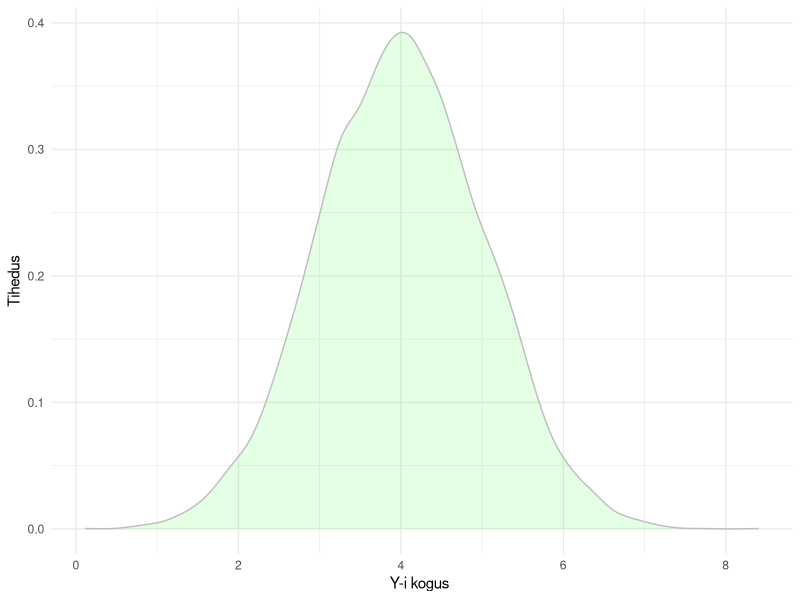
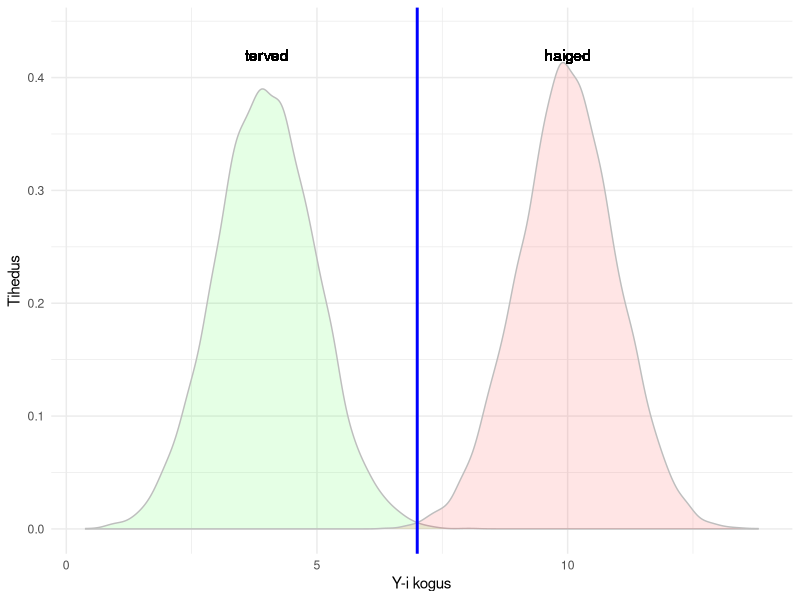
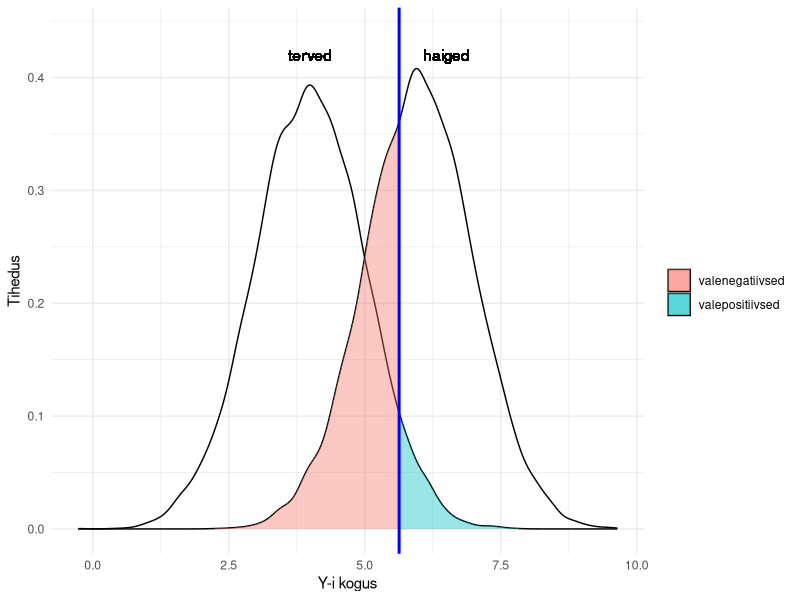
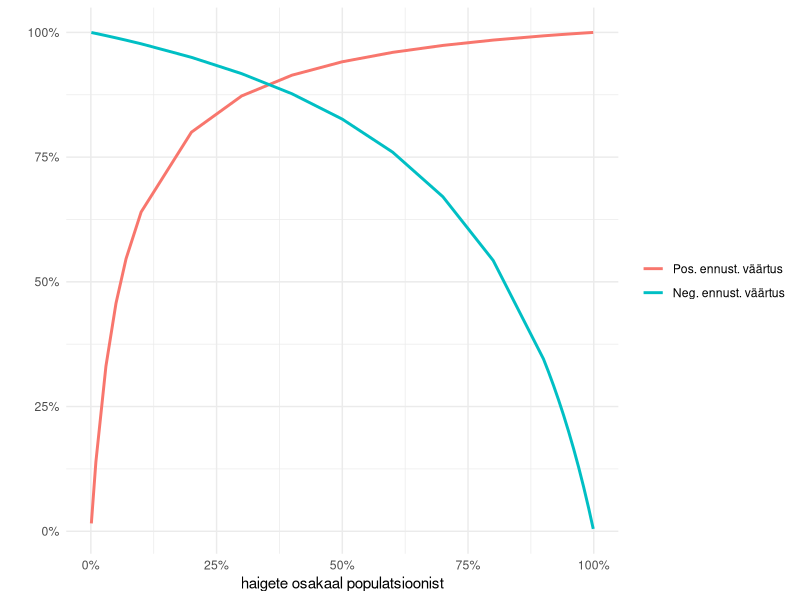
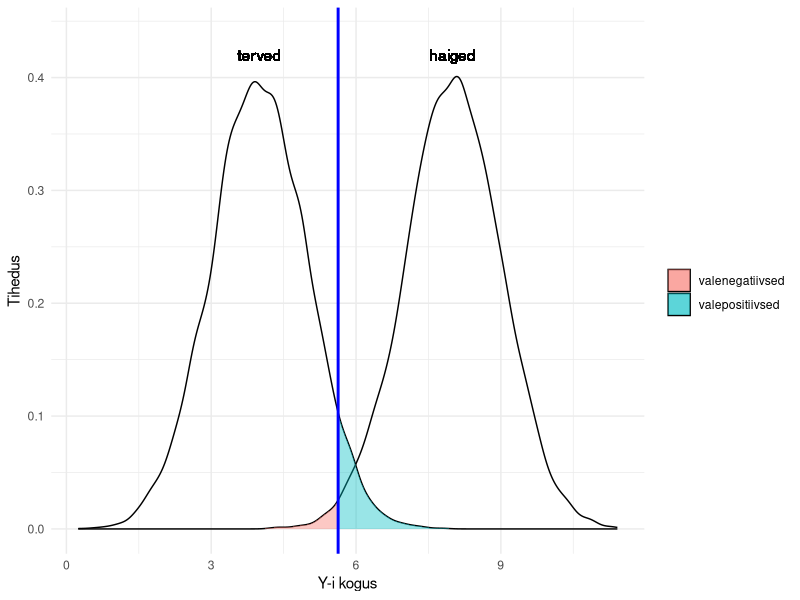
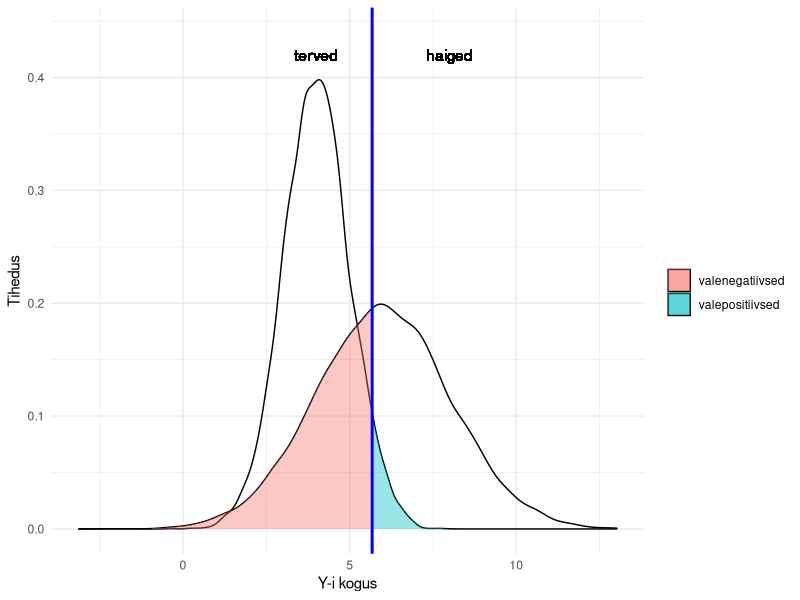
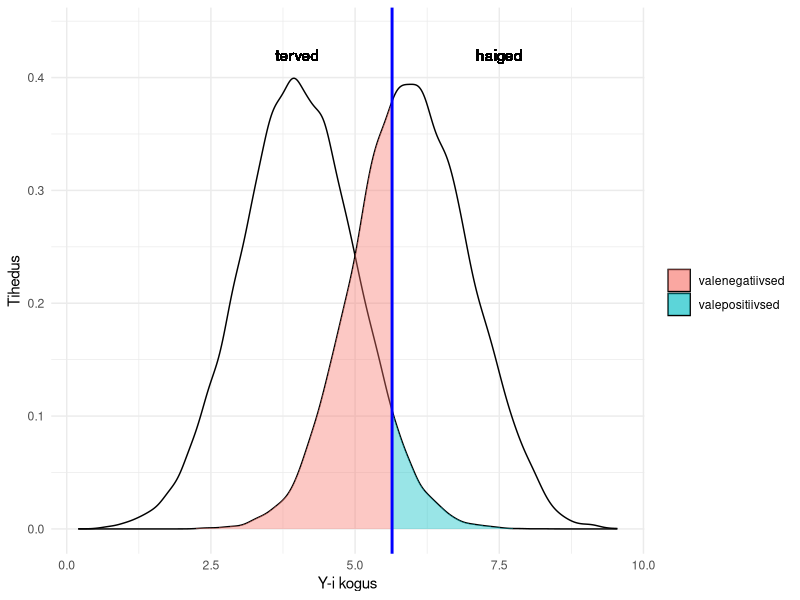
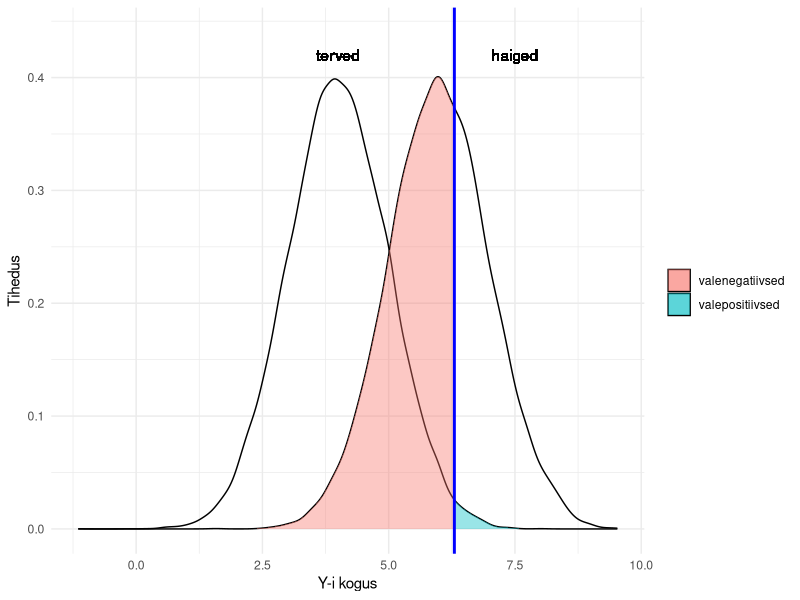

Here is the R script that generated these plots, in order:
## ---- chunk 1
values=data.frame(rnorm(n=10000, mean=4, sd=1))
names(values)="values"
library(ggplot2)
ggplot(values, aes(x=values))+
    geom_density(colour="grey", fill="green", alpha=0.1)+
    xlab("Y-i kogus ")+
    ylab("Tihedus")+
    theme_minimal()

## ---- chunk 2
#funktsioon andmete simuleerimiseks
andmetabel =function(mean1=4, mean2=6, sd1=1, sd2=1, nr1=10000, nr2=10000) {
    library(dplyr)
    #esimene grupp ehk terved
    terved=rnorm(n=nr1, mean=mean1, sd=sd1) %>% 
        data.frame %>%
        mutate(name="terved")
        
    #teine grupp ehk haiged
    haiged=rnorm(n=nr2, mean=mean2, sd=sd2) %>% 
        data.frame %>% 
        mutate(name="haiged")
    #paneme ühte tabelisse kokku
    library(data.table)
    data=rbind(terved, haiged)%>%
        data.table
    
    names(data)[1]=c("value")
    data
}
#simuleerime andmed
andmed=andmetabel(mean2=10)
#paneme need graafikule
ggplot(subset(andmed,name=="terved") , aes(x=value))+
    geom_density(colour="grey",fill="green", alpha=0.1)+
    geom_density(data=subset(andmed,name=="haiged"), aes(x=value), 
                  colour="grey", fill="red", alpha=0.1)+
    theme_minimal()+
    xlab("Y-i kogus")+
    ylab("Tihedus")+
    coord_cartesian(ylim=c(0, 0.44))+
    geom_text(data = NULL, x = 4, y = 0.42, label = "terved")+
    geom_text(data = NULL, x = 10, y = 0.42, label = "haiged")+
    geom_vline(xintercept=7, colour="blue", size=1)

## ---- chunk 3
#funktsioon graafiku tegemiseks
graafik=function(data=data, qt=0.95) {
    
    gg <- data[,list(x=density(value)$x, y=density(value)$y),by="name"]
    #piir, kus kohast tervete seas jääb qt% vaatlustest vasakule
    #ehk test nätab, et on terved
    sub=subset(data, name=="terved", select= c(value))
    piir=quantile(sub$value, c(qt)) 
    library(ggplot2)
    ggplot(data, aes(x=value))+
        geom_density(aes(group=name), alpha=0.4)+
        geom_ribbon(data=subset(gg,name=="haiged" & x<=piir),
                    aes(x=x,ymax=y, fill="valenegatiivsed"),ymin=0, alpha=0.4)+
        geom_ribbon(data=subset(gg,name=="terved" & x>=piir),
                    aes(x=x,ymax=y, fill="valepositiivsed"),ymin=0, alpha=0.4)+
        geom_vline(xintercept=piir, colour="blue", size=1)+
        scale_fill_discrete(name="")+
        xlab("Y-i kogus")+
        ylab("Tihedus")+
        theme_minimal()
}

graafik(andmetabel())+
    coord_cartesian(ylim=c(0, 0.44))+
    geom_text(data = NULL, x = 4, y = 0.42, label = "terved")+
    geom_text(data = NULL, x = 6.5, y = 0.42, label = "haiged")
    
## ---- chunk 4
tabel=function(data=data, qt=0.95) {
    sub2=subset(data, name=="terved", select= c(value))
    piir=quantile(sub2$value, c(qt)) 
    #õiged positiivsed (kes on haiged ja test seda ka näitab)
    truepos=nrow(subset(data, name=="haiged" & value>piir))
    #valepositiivsed, need, kes on terved, kuid test näitab haigena
    falsepos=nrow(subset(data, name=="terved" & value>piir))
    #õiged negatiivsed (kes on terved ja ka test nii näitab)
    trueneg=nrow(subset(data, name=="terved" & value<=piir))
    #valengeatiivsed (need, kes on haiged, kuid test näitab tervena)
    falseneg=nrow(subset(data, name=="haiged" & value<=piir))
    Näitaja=c("sensitiivsus (statistiline jõud)", "spetsiifilisus", 
              "valepositiivsete määr (I tüüpi viga)", 
              "valenegatiivsete määr (II tüüpi viga)",
              "positiivne ennustatav väärtus", 
            "negatiivne ennustatav väärtus")
    Väärtus=c(round(truepos/(falseneg+truepos),3),
                round(trueneg/(trueneg+falsepos),3),
                1-round(trueneg/(trueneg+falsepos),3),
                1-round(truepos/(falseneg+truepos),3),
                round(truepos/(truepos+falsepos),3),
                round(trueneg/(trueneg+falseneg),3))
    data.frame(Näitaja, Väärtus)
}
#parema tabeli jaoks
library(knitr)
tabel1=tabel(andmetabel())
kable(tabel1, align="l")
sensitiivsus=tabel1[1,2]
spetsiifilisus=tabel1[2,2]
valeposit=tabel1[3,2]
valenegat=tabel1[4,2]
positpred=tabel1[5,2]
negatpred=tabel1[6,2]

## ---- chunk 5
population=20000
spec=spetsiifilisus
sens=sensitiivsus
ratio=0.5 #haigete osakaal

haige=c(round(population*ratio*sens, 0), round(population*ratio*(1-sens), 0))
terve=c(round(population*(1-ratio)*(1-spec), 0), round(population*(1-ratio)*spec, 0))
tulem=c("test positiivne", "test negatiivne")
test_summary=data.frame(tulem, haige, terve)
kable(test_summary, align="l")
oigepos=test_summary[1,2]
valeneg=test_summary[2,2]
valepos=test_summary[1,3]
oigeneg=test_summary[2,3]

## ---- chunk 6
#funktsioon, mis arvutab pos ja neg ennustatava väärtuse
neg_pos_predictive=function(ratio, sensitivity, specificity) {
    population=20000
    haige=c(round(population*ratio*sensitivity, 0), round(population*ratio*(1-sensitivity), 0))
    terve=c(round(population*(1-ratio)*(1-specificity), 0), round(population*(1-ratio)*specificity, 0))
    tulem=c("test positiivne", "test negatiivne")
    test_summary=data.frame(tulem, haige, terve)
    pospred=haige[1]/(haige[1]+terve[1])
    negpred=terve[2]/(haige[2]+terve[2])
    return(data.frame(pospred, negpred))
}

#simuleerime seda erinevate higete osakaalide juures
###
ratiod=c(0.999,0.99,0.98,0.97,0.96,0.95,0.94,0.93,0.92,0.91,0.9,0.8, 0.7, 
          0.6,0.5, 0.4,0.3,0.2,0.1, 0.07, 0.05, 0.03, 0.01, 0.001)
#tühi df kuhu andmed tulevad
vastus= data.frame(positive_pred=numeric(),
                    negative_pred=numeric())
#panen sensitiivsuse ja spetsiifilusse paika
sens=0.8
spets=0.95
for (i in 1:length(ratiod)) {
    vastus[i,]=neg_pos_predictive(ratio=ratiod[i], sensitivity = sens, specificity=spets)
}
#paneme ratiod juurde tulemite tabelisse
vastus$ratio=ratiod
#reshabime
library(reshape2)
vastus=melt(vastus, id=c("ratio"))
#plotime
library(ggplot2)
library(scales) 
ggplot(vastus, aes(x=ratio, y=value))+
    geom_line(aes(colour=variable), size=1)+
    xlab("haigete osakaal populatsioonist")+
    ylab("")+
    scale_y_continuous(labels=percent)+
    scale_x_continuous(labels=percent)+
    guides(colour=guide_legend(title=NULL))+
    scale_colour_discrete(breaks=c("positive_pred", "negative_pred"),
                         labels=c("Pos. ennust. väärtus", "Neg. ennust. väärtus"))+
    theme_minimal()
## ---- chunk 7
mean_esimene=4
mean_teine=8
sd_esimene=1
sd_teine=1
nr_esimene=10000
nr_teine=10000
andmed=andmetabel(mean1=mean_esimene, mean2=mean_teine, sd1=sd_esimene, sd2=sd_teine, nr1=nr_esimene, nr2=nr_teine)
graafik(andmed)+
    coord_cartesian(ylim=c(0, 0.44))+
    geom_text(data = NULL, x = 4, y = 0.42, label = "terved")+
    geom_text(data = NULL, x = 8, y = 0.42, label = "haiged")

power=tabel(andmed)[1,2]
## ---- chunk 8
mean_esimene=4
mean_teine=6
sd_esimene=1
sd_teine=2
nr_esimene=10000
nr_teine=10000
andmed=andmetabel(mean1=mean_esimene, mean2=mean_teine, sd1=sd_esimene, sd2=sd_teine, nr1=nr_esimene, nr2=nr_teine)
graafik(andmed)+
    coord_cartesian(ylim=c(0, 0.44))+
    geom_text(data = NULL, x = 4, y = 0.42, label = "terved")+
    geom_text(data = NULL, x = 8, y = 0.42, label = "haiged")

power=tabel(andmed)[1,2]
## ---- chunk 9
mean_esimene=4
mean_teine=6
sd_esimene=1
sd_teine=1
nr_esimene=30000
nr_teine=10000
andmed=andmetabel(mean1=mean_esimene, mean2=mean_teine, sd1=sd_esimene, sd2=sd_teine, nr1=nr_esimene, nr2=nr_teine)
graafik(andmed)+
    coord_cartesian(ylim=c(0, 0.44))+
    geom_text(data = NULL, x = 4, y = 0.42, label = "terved")+
    geom_text(data = NULL, x = 7.5, y = 0.42, label = "haiged")

power=tabel(andmed)[1,2]
## ---- chunk 10
mean_esimene=4
mean_teine=6
sd_esimene=1
sd_teine=1
nr_esimene=30000
nr_teine=10000
andmed=andmetabel(mean1=mean_esimene, mean2=mean_teine, sd1=sd_esimene, sd2=sd_teine, nr1=nr_esimene, nr2=nr_teine)
graafik(andmed, qt=0.99)+
    coord_cartesian(ylim=c(0, 0.44))+
    geom_text(data = NULL, x = 4, y = 0.42, label = "terved")+
    geom_text(data = NULL, x = 7.5, y = 0.42, label = "haiged")

power=tabel(andmed, qt=0.99)[1,2]
